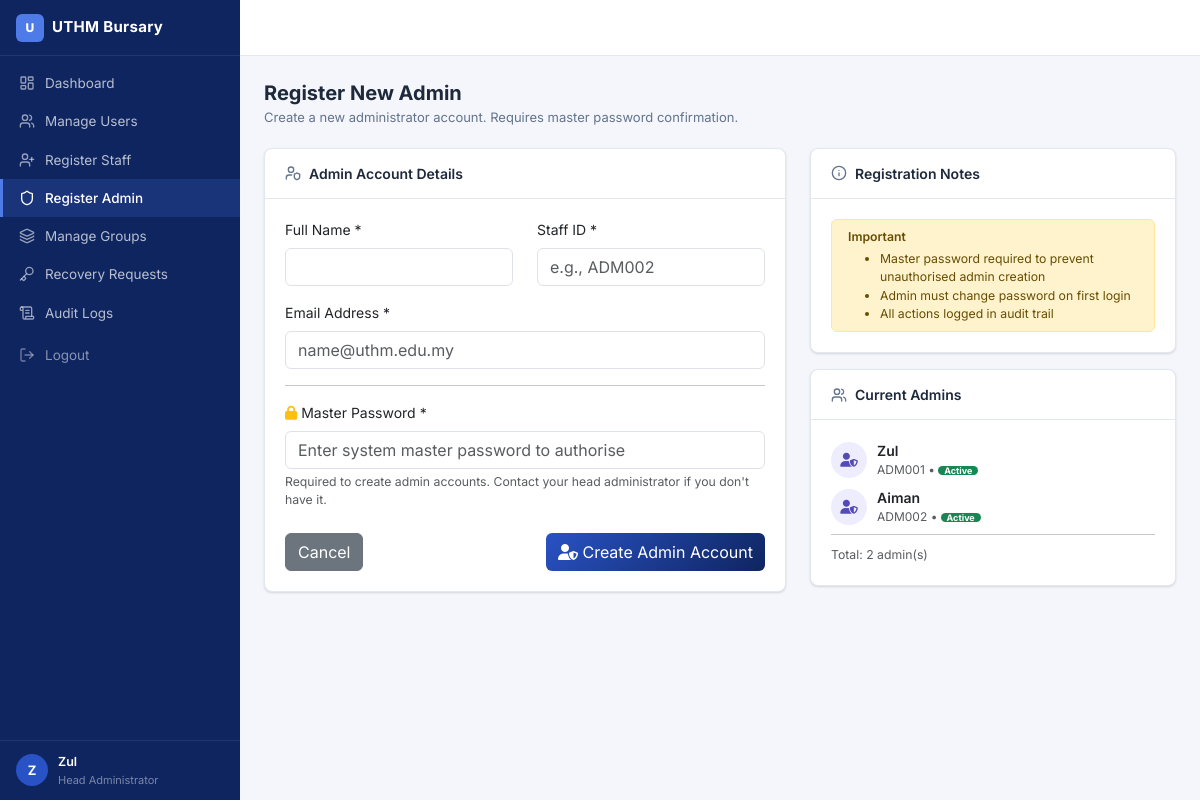
/admin/register_admin.php (signed in), run on the app's committed database.
### tables this page shows
CREATE TABLE `users` (
  `user_id` int NOT NULL,
  `name` varchar(100) NOT NULL,
  `email` varchar(120) NOT NULL,
  `password` varchar(255) NOT NULL,
  `role` enum('staff','admin') NOT NULL DEFAULT 'staff',
  `staff_id` varchar(50) DEFAULT NULL,
  `department` varchar(100) DEFAULT NULL,
  `status` enum('active','inactive') DEFAULT 'active',
  `created_at` timestamp NOT NULL DEFAULT CURRENT_TIMESTAMP,
  `ecdh_public_key` text,
  `ik_dh_public` mediumtext,
  `ik_sign_public` mediumtext,
  `spk_id` bigint UNSIGNED DEFAULT NULL,
  `spk_public` mediumtext,
  `spk_signature` text,
  `encrypted_ik_dh` mediumtext,
  `ik_dh_iv` varchar(200) DEFAULT NULL,
  `ik_dh_auth_tag` varchar(100) DEFAULT NULL,
  `encrypted_ik_sign` mediumtext,
  `ik_sign_iv` varchar(200) DEFAULT NULL,
  `ik_sign_auth_tag` varchar(100) DEFAULT NULL,
  `encrypted_private_key` text,
  `key_iv` varchar(64) DEFAULT NULL,
  `key_auth_tag` varchar(64) DEFAULT NULL,
  `key_hash` varchar(64) DEFAULT NULL,
  `password_change_required` tinyint(1) NOT NULL DEFAULT '0' COMMENT '1 = must change password on next login',
  `is_head_admin` tinyint(1) NOT NULL DEFAULT '0',
  `session_token` varchar(64) DEFAULT NULL COMMENT 'Current active session token — changes on every new login',
  `failed_login_attempts` int NOT NULL DEFAULT '0',
  `locked_until` datetime DEFAULT NULL
);

### admin/register_admin.php (the view, shortened to what this page needs)
<?php
require_once '../config/database.php';
include '../includes/header.php';
?>
<div class="page-header">
    <div>
        <h1>Register New Admin</h1>
        <div class="page-subtitle">Create a new administrator account. Requires master password confirmation.</div>
    </div>
</div>
        <div class="row">
            <div class="col-md-7">
                <div class="card">
                    <div class="card-header">
                        <i data-lucide="user-shield"></i> Admin Account Details
                    </div>
                    <div class="card-body">
                        <form method="POST" autocomplete="off">
                            <div class="row">
                                <div class="col-md-6 mb-3">
                                    <label class="form-label">Full Name *</label>
                                    <input type="text" name="name" class="form-control"
                                           value="<?php echo isset($_POST['name']) ? htmlspecialchars($_POST['name']) : ''; ?>"
                                           required>
                                </div>
                                <div class="col-md-6 mb-3">
                                    <label class="form-label">Staff ID *</label>
                                    <input type="text" name="staff_id" class="form-control"
                                           value="<?php echo isset($_POST['staff_id']) ? htmlspecialchars($_POST['staff_id']) : ''; ?>"
                                           placeholder="e.g., ADM002" required>
                                </div>
                            </div>
                            <div class="mb-3">
                                <label class="form-label">Email Address *</label>
                                <input type="email" name="email" class="form-control"
                                       value="<?php echo isset($_POST['email']) ? htmlspecialchars($_POST['email']) : ''; ?>"
                                       placeholder="name@uthm.edu.my" required>
                            </div>
                            <hr>
                            <div class="mb-4">
                                <label class="form-label">
                                    <i class="fas fa-lock text-warning"></i> Master Password *
                                </label>
                                <input type="password" name="master_password" class="form-control"
                                       placeholder="Enter system master password to authorise"
                                       autocomplete="new-password" required>
                                <div class="form-text text-muted">
                                    Required to create admin accounts. Contact your head administrator if you don't have it.
                                </div>
                            </div>
                            <div class="d-flex justify-content-between mt-2">
                                <a href="manage_users.php" class="btn btn-secondary">Cancel</a>
                                <button type="submit" class="btn btn-gradient">
                                    <i class="fas fa-user-shield"></i> Create Admin Account
                                </button>
                            </div>
                        </form>
                    </div>
                </div>
            </div>
            <div class="col-md-5">
                <div class="card mb-3">
                    <div class="card-header">
                        <i data-lucide="info"></i> Registration Notes
                    </div>
                    <div class="card-body">
                        <div class="alert alert-warning py-2 mb-0">
                            <small>
                                <div class="fw-semibold mb-1">Important</div>
                                <ul class="mb-0">
                                    <li>Master password required to prevent unauthorised admin creation</li>
                                    <li>Admin must change password on first login</li>
                                    <li>All actions logged in audit trail</li>
                                </ul>
                            </small>
                        </div>
                    </div>
                </div>
                <div class="card">
                    <div class="card-header"><i data-lucide="users"></i> Current Admins</div>
                    <div class="card-body">
                        <?php
                        $admins = $pdo->query("
                            SELECT name, staff_id, email, status FROM users
                            WHERE role = 'admin' ORDER BY user_id ASC
                        ")->fetchAll(PDO::FETCH_ASSOC);
                        foreach ($admins as $a): ?>
                        <div class="d-flex align-items-center mb-2">
                            <div style="width:36px;height:36px;background:#EEEDFE;border-radius:50%;
                                        display:flex;align-items:center;justify-content:center;margin-right:10px;">
                                <i class="fas fa-user-shield" style="color:#534AB7;font-size:14px;"></i>
                            </div>
                            <div>
                                <div class="fw-semibold" style="font-size:14px;">
                                    <?php echo htmlspecialchars($a['name']); ?>
                                </div>
                                <div class="text-muted" style="font-size:12px;">
                                    <?php echo htmlspecialchars($a['staff_id']); ?>
                                    &bull;
                                    <span class="badge bg-<?php echo $a['status'] === 'active' ? 'success' : 'secondary'; ?> py-0">
                                        <?php echo ucfirst($a['status']); ?>
                                    </span>
                                </div>
                            </div>
                        </div>
                        <?php endforeach; ?>
                        <hr class="my-2">
                        <small class="text-muted">Total: <?php echo count($admins); ?> admin(s)</small>
                    </div>
                </div>
            </div>
        </div>
<?php include '../includes/footer.php'; ?>

### assets/css/theme.css (style rules this page uses)
:root { --primary: #1A3C8F; --primary-light: #2952C4; --primary-dark: #0F2560; --accent: #4F7BE8; --surface: #F4F6FB; --border: #E2E8F0; --text: #1E293B; --text-muted: #64748B; --white: #FFFFFF; --danger: #EF4444; --success: #10B981; --warning: #F59E0B; --info: #3B82F6; --sidebar-w: 240px; --topbar-h: 56px; --radius: 8px; --shadow: 0 1px 3px rgba(0,0,0,.08), 0 1px 2px rgba(0,0,0,.06); --shadow-md: 0 4px 6px rgba(0,0,0,.07), 0 2px 4px rgba(0,0,0,.06); }
*, *::before, *::after { box-sizing: border-box; }
body { font-family: 'Inter', system-ui, -apple-system, sans-serif; font-size: 14px; color: var(--text); background: var(--surface); margin: 0; padding: 0; }
.page-header { display: flex; align-items: flex-start; justify-content: space-between; margin-bottom: 20px; flex-wrap: wrap; gap: 12px; }
.page-header h1, .page-header h2 { font-size: 20px; font-weight: 700; color: var(--text); margin: 0; line-height: 1.3; }
.page-subtitle { font-size: 13px; color: var(--text-muted); margin-top: 2px; }
.card { background: var(--white); border: 1px solid var(--border); border-radius: var(--radius); box-shadow: var(--shadow); }
.card-header { padding: 14px 20px; border-bottom: 1px solid var(--border); font-weight: 600; font-size: 14px; color: var(--text); background: transparent; display: flex; align-items: center; gap: 8px; width: 100%; }
.card-header svg { width: 16px; height: 16px; color: var(--text-muted); }
.card-body { padding: 20px; }
.btn-gradient { background: linear-gradient(135deg, var(--primary-light) 0%, var(--primary-dark) 100%); border: none; color: var(--white) !important; }

### data on the page
users: name "Zul", staff "ADM001", status "Active"
users: name "Aiman", staff "ADM002", status "Active"

### other printed values
mb_strtoupper(mb_substr($_SESSION['name'], 0, 1)) "Z"
$_SESSION['name'] "Zul"
count($admins) "2"
